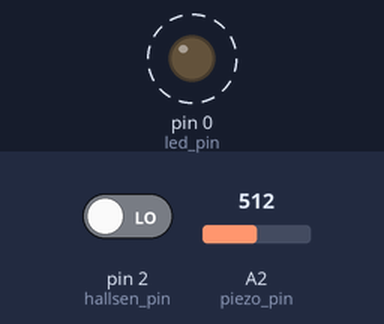
This sketch was run on a simulated Arduino Uno, built with avr-gcc and run on an emulated ATmega328P. Parts: output pins drawn as LEDs (lit = HIGH). Dashed ring = blinking. The test bench sets the inputs (shaded band); at power-on: A2 (piezo_pin) = 512, pin 2 (hallsen_pin) LOW. No radio packets arrive unless stated.

Above: at 1.8 s.
1.9 s: A2 (piezo_pin) set to 12
6.1 s: A2 (piezo_pin) set to 9
At 6.8 s:
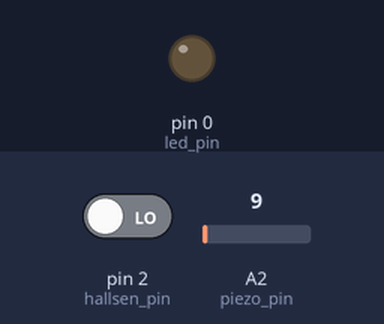
7.6 s: A2 (piezo_pin) set to 122
At 11.5 s:
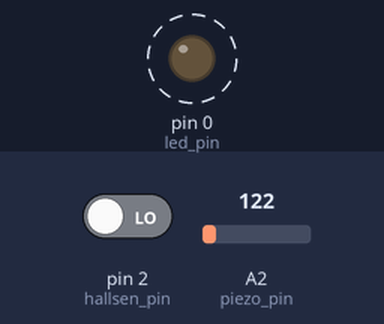
11.8 s: A2 (piezo_pin) set to 0
At 12.9 s:
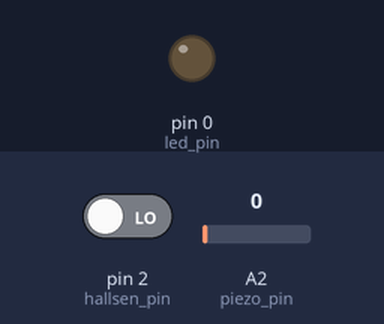
Timing chart, 0 to 14.3 s (numbered marks = the images above; inputs shaded):
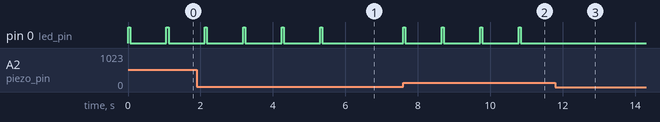

The sketch:

Transmitter-Door.ino
```cpp
// Includes needed
#include <VirtualWire.h>

// Pin Allocations
const int transmit_pin = 1;
const int hallsen_pin = 2;
const int piezo_pin = 2;
const int led_pin = 0;

// Package Messages
const char *knock_msg = "0";
const char *open_msg = "1";


// the setup routine runs once when you press reset:
void setup() {
  // initialize IO and transmitter
  vw_set_tx_pin(transmit_pin);
  vw_set_ptt_inverted(true);
  vw_setup(50); // Bits per sec

  // IO
  pinMode(led_pin,OUTPUT);
  pinMode(hallsen_pin,INPUT);

}

// the loop routine runs over and over again forever:
void loop() {

  // Check piezo for any vibrations
  if(analogRead(piezo_pin) > 10)
  {
    digitalWrite(led_pin,HIGH); // Indicate we are sending something
    vw_send((uint8_t *)knock_msg,sizeof(knock_msg));
    vw_wait_tx();
    digitalWrite(led_pin,LOW);
    delay(1000);
  }else if(digitalRead(hallsen_pin) == HIGH)
  {
    digitalWrite(led_pin,HIGH); // Indicate we are sending something
    vw_send((uint8_t *)open_msg,sizeof(open_msg));
    vw_wait_tx();
    digitalWrite(led_pin,LOW);
    delay(1000);
  }

}
```

Measured:
- the behaviour switches between 11 and 10 on A2 (piezo_pin) (found by bisection; images 0 and 1)
- after the input at 6.1 s, pin 0 (led_pin): stops changing and stays LOW
- after the input at 7.6 s, pin 0 (led_pin): alternates HIGH for 0.06 s and LOW for 1.0 s, starting at once
- after the input at 11.8 s, pin 0 (led_pin): stops changing and stays LOW
- by itself, pin 0 (led_pin): alternates HIGH for 0.06 s and LOW for 1.0 s
